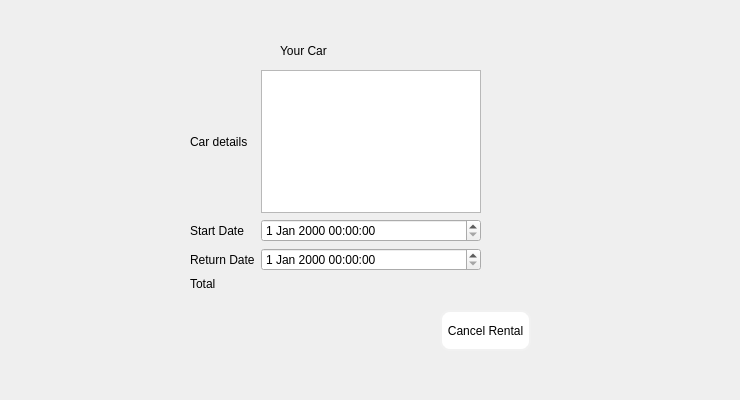
      <widget class="QWidget" name="rent_dets">
       <widget class="QWidget" name="rental_details" native="true">
        <property name="geometry">
         <rect>
          <x>10</x>
          <y>20</y>
          <width>721</width>
          <height>371</height>
         </rect>
        </property>
        <widget class="QLabel" name="label_10">
         <property name="geometry">
          <rect>
           <x>270</x>
           <y>10</y>
           <width>131</width>
           <height>41</height>
          </rect>
         </property>
         <property name="styleSheet">
          <string notr="true">font: 900 18pt &quot;Segoe UI Black&quot;;</string>
         </property>
         <property name="text">
          <string>Your Car </string>
         </property>
        </widget>
        <widget class="QWidget" name="gridLayoutWidget_3">
         <property name="geometry">
          <rect>
           <x>180</x>
           <y>50</y>
           <width>291</width>
           <height>221</height>
          </rect>
         </property>
         <layout class="QGridLayout" name="gridLayout_3">
          <item row="2" column="1">
           <widget class="QDateTimeEdit" name="rentDetsReturnDate"/>
          </item>
          <item row="1" column="0">
           <widget class="QLabel" name="label_12">
            <property name="text">
             <string>Start Date</string>
            </property>
           </widget>
          </item>
          <item row="0" column="0">
           <widget class="QLabel" name="label_11">
            <property name="text">
             <string>Car details</string>
            </property>
           </widget>
          </item>
          <item row="1" column="1">
           <widget class="QDateTimeEdit" name="rentDetsStartDate">
            <property name="enabled">
             <bool>true</bool>
            </property>
           </widget>
          </item>
          <item row="2" column="0">
           <widget class="QLabel" name="label_13">
            <property name="text">
             <string>Return Date</string>
            </property>
           </widget>
          </item>
          <item row="3" column="0">
           <widget class="QLabel" name="label_14">
            <property name="text">
             <string>Total</string>
            </property>
           </widget>
          </item>
          <item row="0" column="1">
           <widget class="QListView" name="listView"/>
          </item>
          <item row="3" column="1">
           <widget class="QLabel" name="totalRentalCost">
            <property name="text">
             <string/>
            </property>
           </widget>
          </item>
         </layout>
        </widget>
        <widget class="QPushButton" name="cancelRentalBtn">
         <property name="geometry">
          <rect>
           <x>430</x>
           <y>290</y>
           <width>91</width>
           <height>41</height>
          </rect>
         </property>
         <property name="styleSheet">
          <string notr="true">
.QPushButton{
background-color: rgb(255, 255, 255);
border: 2px solid #f1f1f1;
color:black;
border-radius:10px;
}

.QPushButton::hover{
color: black;
	background-color: rgb(162, 162, 162);
border: 2px solid #f1f1f1;
border-radius:10px;
}</string>
         </property>
         <property name="text">
          <string>Cancel Rental</string>
         </property>
        </widget>
       </widget>
      </widget>
